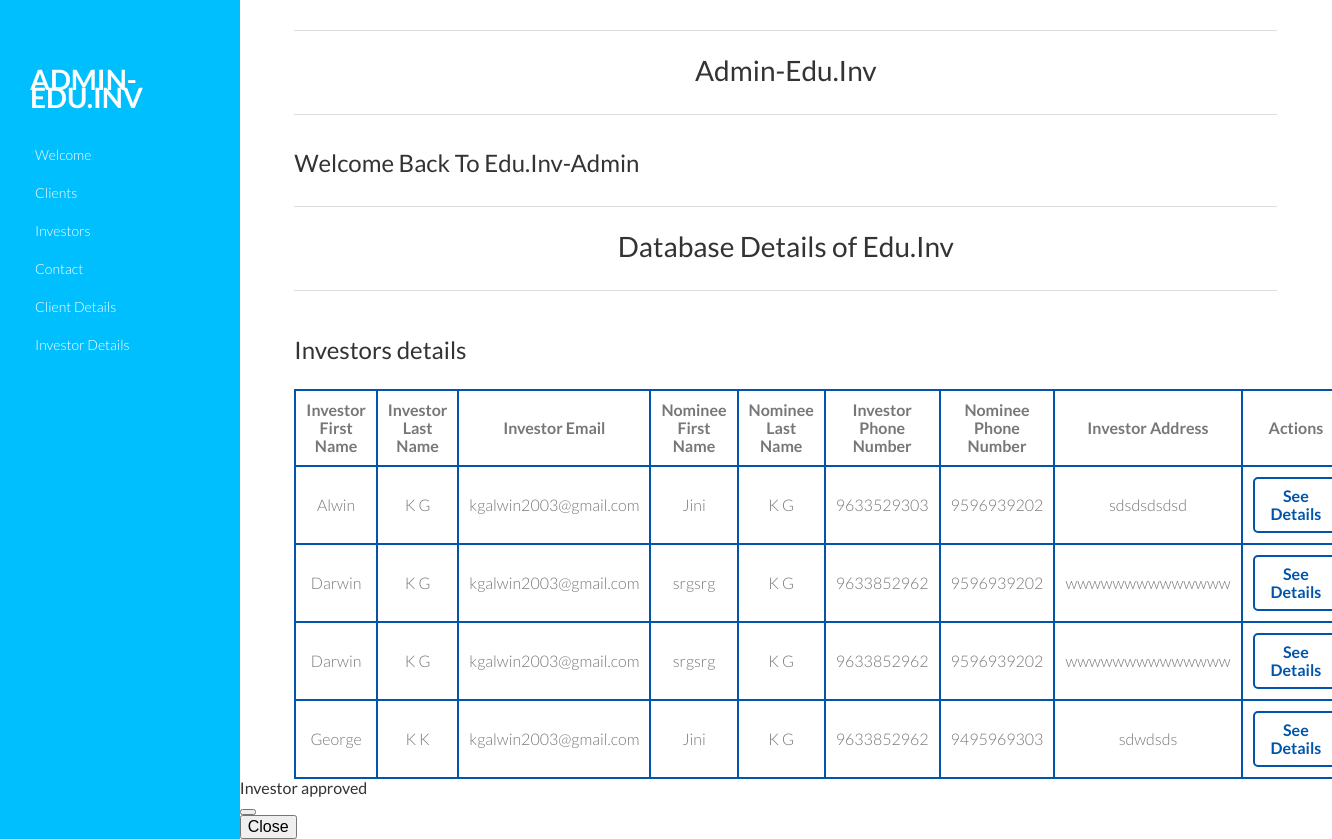
/AdminApp/displayinvestordetails/, run on an earlier commit of the app's database.
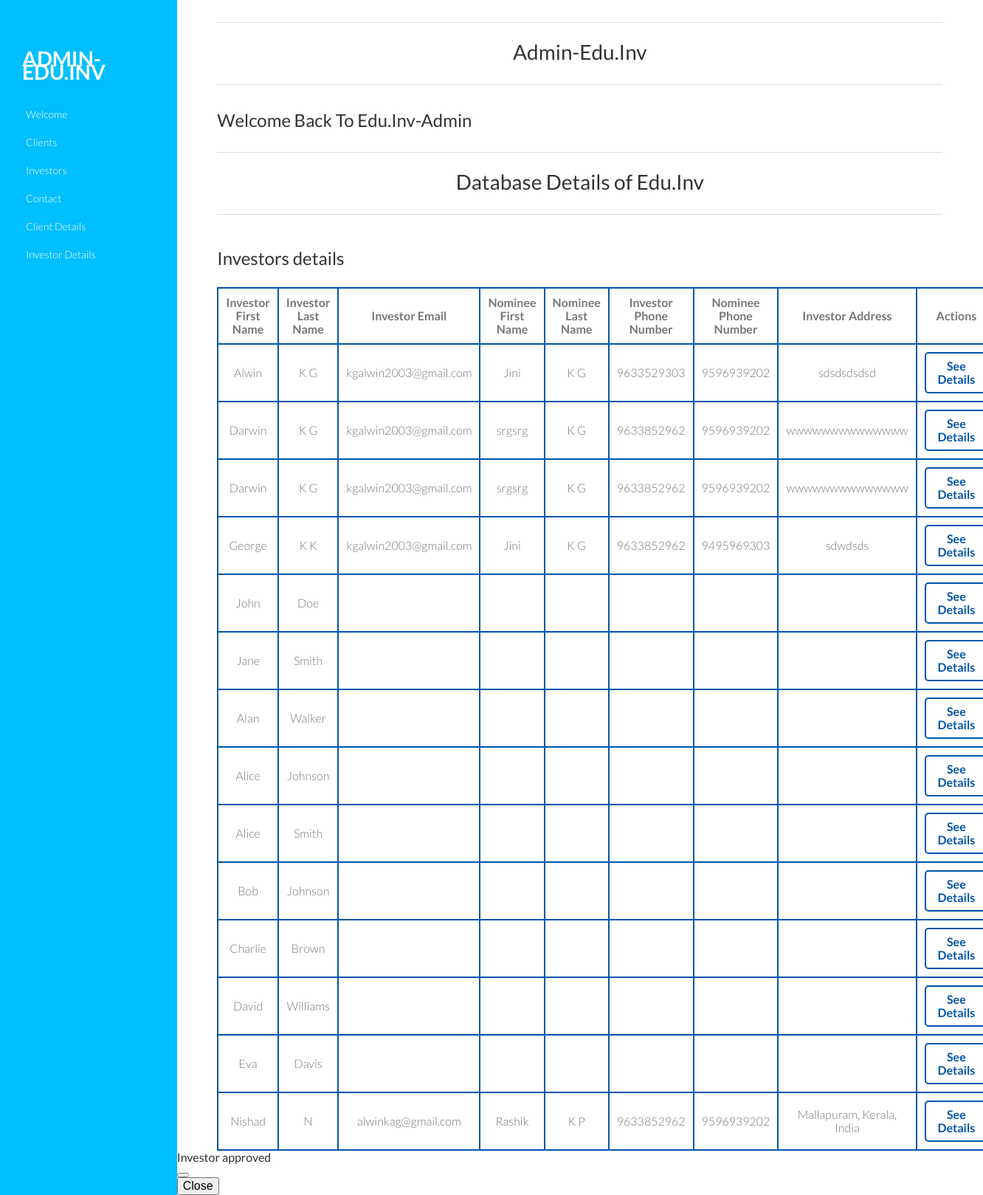
And on a later commit of the database.
### EduInvApp/models.py (models this page shows, shortened)
class investorapplicationdb(models.Model):
    Investor_first_name = models.CharField(max_length=100,default='')
    Investor_last_name = models.CharField(max_length=100,default='')
    Investor_email = models.EmailField(default='')
    Nominee_first_name = models.CharField(max_length=100,default='')
    Nominee_last_name = models.CharField(max_length=100,default='')
    Investor_adress = models.TextField(default='')
    Investor_phone = models.CharField(max_length=15,default='')
    Nominee_phone = models.CharField(max_length=15,default='')
    Investor_photo = models.FileField(upload_to='documents/investor_photos/', max_length=100, blank=True, null=True)
    Investor_pan = models.FileField(upload_to='documents/investor_pans/', max_length=100, blank=True, null=True)
    Investor_adhaar = models.FileField(upload_to='documents/investor_aadhaars/', max_length=100, blank=True, null=True)
    Investor_bank_statement = models.FileField(upload_to='documents/investor_bank_statements/', max_length=100, blank=True, null=True)
    Investor_bank_pass = models.FileField(upload_to='documents/investor_bank_passbooks/', max_length=100, blank=True, null=True)
    is_approved = models.BooleanField(default=False)
    otp = models.CharField(max_length=6, blank=True, null=True)
    total_investment = models.DecimalField(max_digits=10, decimal_places=2, null=True)

### AdminApp/views.py (the view)
# urls.py: path('displayinvestordetails/', views.displayinvestordetails, name='displayinvestordetails'),
def displayinvestordetails(request):
    investor_details = investorapplicationdb.objects.all()
    return render(request, "Investor_Details.html", {'investordetailsdata': investor_details})

### AdminApp/templates/Investor_Details.html (shortened to what this page needs)
{% extends 'AdminPanel.html' %}
{% block content %}
<section id="tmpl-structure">
    <h2 class="title">Investors details</h2>
<div class="col-lg-12 grid-margin stretch-card">
    <div class="card">
        <div class="card-body">
            <div class="table-responsive pt-3">
                <table class="table table-striped table-bordered table-hover custom-table">
                    <thead class="thead-dark">
                        <tr>
                            <th>Investor First Name</th>
                            <th>Investor Last Name</th>
                            <th>Investor Email</th>
                            <th>Nominee First Name</th>
                            <th>Nominee Last Name</th>
                            <th>Investor Phone Number</th>
                            <th>Nominee Phone Number</th>
                            <th>Investor Address</th>
                            <th>Actions</th>
                        </tr>
                    </thead>
                    <tbody>
                        {% for investor in investordetailsdata %}
                        <tr>
                            <td>{{ investor.Investor_first_name }}</td>
                            <td>{{ investor.Investor_last_name }}</td>
                            <td>{{ investor.Investor_email }}</td>
                            <td>{{ investor.Nominee_first_name }}</td>
                            <td>{{ investor.Nominee_last_name }}</td>
                            <td>{{ investor.Investor_phone }}</td>
                            <td>{{ investor.Nominee_phone }}</td>
                            <td>{{ investor.Investor_adress }}</td>
                            <td>
                                <form method="post" action="{% url 'approve_investor' investor.id %}" style="display: inline;">
                                    <a href="{% url 'investordetails' investor.id %}" class="btn custom-link-btn">See Details</a>
                                </form>
                            </td>
                        </tr>
                        {% empty %}
                        <tr>
                            <td colspan="9" class="text-center">No investors found.</td>
                        </tr>
                        {% endfor %}
                    </tbody>
                </table>
            </div>
        </div>
    </div>
</div>
</section>
<div class="modal fade" id="actionModal" tabindex="-1" aria-labelledby="actionModalLabel" aria-hidden="true">
  <div class="modal-dialog">
    <div class="modal-content">
      <div class="modal-header">
        <h5 class="modal-title" id="actionModalLabel">Investor approved</h5>
        <button type="button" class="btn-close" data-bs-dismiss="modal" aria-label="Close"></button>
      </div>
      <div class="modal-footer">
        <button type="button" class="btn btn-secondary" data-bs-dismiss="modal">Close</button>
      </div>
    </div>
  </div>
</div>
{% endblock %}

### AdminApp/templates/AdminPanel.html (shortened to what this page needs)
<!DOCTYPE html>
{% load static %}
 <html class="no-js" lang="">
<head>
	<link rel="stylesheet" type="text/css" href="{% static 'assets/syntax-highlighter/styles/shCore.css' %}" media="all">
	<link rel="stylesheet" type="text/css" href="{% static 'assets/syntax-highlighter/styles/shThemeDefault.css' %}" media="all">
	<link rel="stylesheet" href="{% static 'assets/css/font-awesome.min.css' %}">
	<link rel="stylesheet" href="{% static 'assets/css/normalize.min.css' %}">
	<link rel="stylesheet" href="{% static 'assets/css/main.css' %}">
</head>
<body id="welcome">
	<aside class="left-sidebar" style="color: deepskyblue;">
		<div class="logo" style="color: deepskyblue;">
			<a href="{% url 'Adminpanelpage' %}">
				<h1>Admin-Edu.Inv</h1>
			</a>
		</div>
		<nav class="left-nav" style="color: deepskyblue;">
			<ul id="nav">
				<li><a href="{% url 'Adminpanelpage' %}">Welcome</a></li>
				<li><a href="{% url 'displayclientsignup' %}">Clients</a></li>
				<li><a href="{% url 'displayinvestorsignup' %}">Investors</a></li>
				<li><a href="{% url 'displaycontact' %}">Contact</a></li>
				<li><a href="{% url 'displayloanapplications' %}">Client Details</a></li>
				<li><a href="{% url 'displayinvestordetails' %}">Investor Details</a></li>
			</ul>
		</nav>
	</aside>
	<div id="main-wrapper">
		<div class="main-content">
			<section id="welcome">
				<div class="content-header">
					<h1>Admin-Edu.Inv</h1>
				</div>
				<div class="welcome">
					<h2 class="twenty">Welcome Back To Edu.Inv-Admin</h2>
				</div>
			</section>
			<section id="installation">
				<div class="content-header">
					<h1>Database Details of Edu.Inv</h1>
				</div>
			</section>
{% block content %}
        {% endblock %}
  </div>
</div>
		</body>
		</html>

### AdminApp/static/assets/css/main.css (style rules this page uses)
body { background-color:#FFF; font-family: "Lato", sans-serif; font-weight: 300; font-size:16px; line-height:18px; color:#777; }
a, a:hover, a:focus { text-decoration: none; outline: 0; }
h1, h2, h3, h4, h5, h6 { color: #333; margin:0; font-weight: normal; }
h1 { font-size: 28px; }
h2 { font-size: 24px; }
h5 { font-size: 16px; }
.twenty { margin-bottom: 20px; }
.title { margin: 50px 0 30px; }
.main-content section { margin: 0 5%; }
.left-sidebar { background-color: deepskyblue; float: left; min-height: 100%; position: fixed; width: 18%; }
.logo { padding-bottom: 30px; padding-left: 30px; padding-top: 70px; }
.logo h1 { color: #fff; font-weight: 700; text-transform: uppercase; }
.left-nav ul { margin: 0; padding: 0; font-size: 14px; }
.left-nav ul li a { color: #fff; display: block; padding: 10px 35px; -webkit-transition: all 0.3s ease-in 0s; -moz-transition: all 0.3s ease-in 0s; -ms-transition: all 0.3s ease-in 0s; -o-transition: all 0.3s ease-in 0s; transition: all 0.3s ease-in 0s; }
#main-wrapper { float: left; margin-left: 18%; width: 82%; }
.content-header { border-bottom: 1px solid #ddd; border-top: 1px solid #ddd; margin-top: 30px; padding: 30px 0 35px; text-align: center; }
.welcome { font-size: 16px; line-height: 26px; margin: 35px auto 0; }

### AdminApp/templates/Investor_Details.html (style rules this page uses)
.custom-link-btn { display: inline-block; color: #0055aa; border: 2px solid #0055aa; background-color: transparent; padding: 8px 16px; font-weight: bold; border-radius: 5px; text-decoration: none; transition: background-color 0.3s, color 0.3s; }
.custom-table { border: 2px solid #0055aa; }
.custom-table th, .custom-table td { border: 2px solid #0055aa; padding: 10px; text-align: center; }

What changed in the data, as far as the page shows it:
added investorapplicationdb: Investor_first_name "John", Investor_last_name "Doe"
added investorapplicationdb: Investor_first_name "Jane", Investor_last_name "Smith"
added investorapplicationdb: Investor_first_name "Alan", Investor_last_name "Walker"
added investorapplicationdb: Investor_first_name "Alice", Investor_last_name "Johnson"
added investorapplicationdb: Investor_first_name "Alice", Investor_last_name "Smith"
added investorapplicationdb: Investor_first_name "Bob", Investor_last_name "Johnson"
added investorapplicationdb: Investor_first_name "Charlie", Investor_last_name "Brown"
added investorapplicationdb: Investor_first_name "David", Investor_last_name "Williams"
added investorapplicationdb: Investor_first_name "Eva", Investor_last_name "Davis"
added investorapplicationdb: Investor_first_name "Nishad", Investor_last_name "N", Investor_email "alwinkag@gmail.com", Nominee_first_name "Rashik", Nominee_last_name "K P", Investor_phone "9633852962", Nominee_phone "9596939202", Investor_adress "Mallapuram, Kerala, India"
